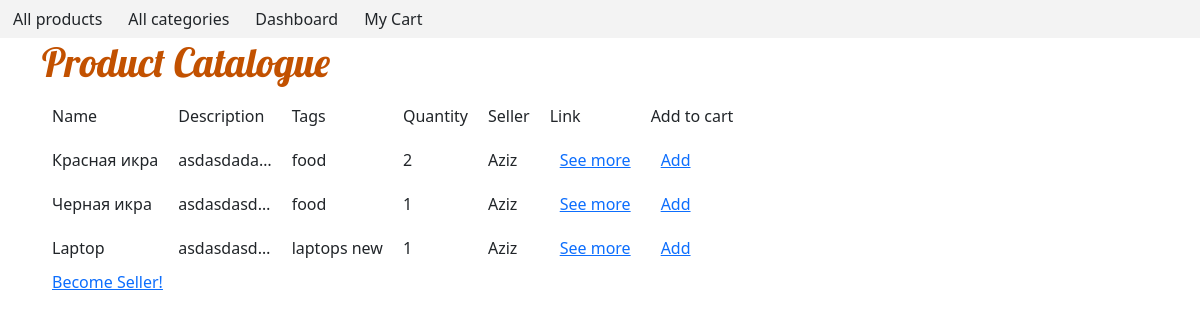
/catalog, run on the app's committed database.
### main/models.py (models this page shows, shortened)
class Product(models.Model):
    name = models.CharField(max_length=128, blank=False)
    description = models.TextField(blank=False)
    images = models.ImageField(upload_to="gallery")
    tags = models.CharField(max_length=128)
    quantity = models.IntegerField(blank=False)
    price = models.FloatField(default=0.0)
    seller = models.ForeignKey(to="Seller", on_delete=models.CASCADE)
    category = models.ManyToManyField(to="Category")
    cart = models.ForeignKey("cart.Cart", null=True, blank=True, on_delete=models.CASCADE)

class Seller(models.Model):
    user = models.OneToOneField(User, on_delete=models.CASCADE)
    name = models.CharField(max_length=128, blank=False)
    num_of_goods = models.IntegerField(blank=False)
    class Meta:
        permissions = (("add_product", "can add product"),
                       ("change_product", "can change product"),
                       ("delete_product", "can delete product"))

### main/views.py (the view)
# urls.py: path('catalog', ProductList.as_view(), name='products'),
class ProductList(ListView):
    model = Product
    template_name = "product_list.html"
    context_object_name = "products"
    def get_context_data(self, **kwargs):
        context = super().get_context_data(**kwargs)
        context['is_not_seller'] = not self.request.user.groups.filter(name='Sellers').exists()
        return context

### templates/product_list.html
{% extends 'flatpages/default.html' %}
{% block content %}
  <h1>
    Product Catalogue
  </h1>
  {% if products %}
    <table>
      <tr>
        <td>Name</td>
        <td>Description</td>
        <td>Tags</td>
        <td>Quantity</td>
        <td>Seller</td>
        <td>Link</td>
        <td>Add to cart</td>
      </tr>
      {% for i in products %}
      <tr>
        <td>{{ i.name }}</td>
        <td>{{ i.description|truncatechars:10 }}</td>
        <td>{{ i.tags|truncatewords:3 }}</td>
        <td>{{ i.quantity }}</td>
        <td>{{ i.seller.name }}</td>
        <td><a href="catalog/{{i.pk}}">See more</a></td>
        <td><a href="{% url 'add_to_cart' i.pk %}">Add</a></td>
      </tr>
      {% endfor %}
    </table>
  {% else %}
    <p>
      No products
    </p>
  {% endif %}
  {% if is_not_seller %}
    <a href="{% url 'become_seller' %}">Become Seller!</a>
  {% endif %}
{% endblock %}

### static/css/style.css (style rules this page uses)
h1 { color: #C25100; font-family: 'Lobster', cursive; }
a { padding-left:10px; }
td { padding:10px }

### data on the page
Product: name "Красная икра", description "asdasdada…", tags "food", quantity "2", seller.name "Aziz"
Product: name "Черная икра", description "asdasdasd…", tags "food", quantity "1", seller.name "Aziz"
Product: name "Laptop", description "asdasdasd…", tags "laptops new", quantity "1", seller.name "Aziz"
